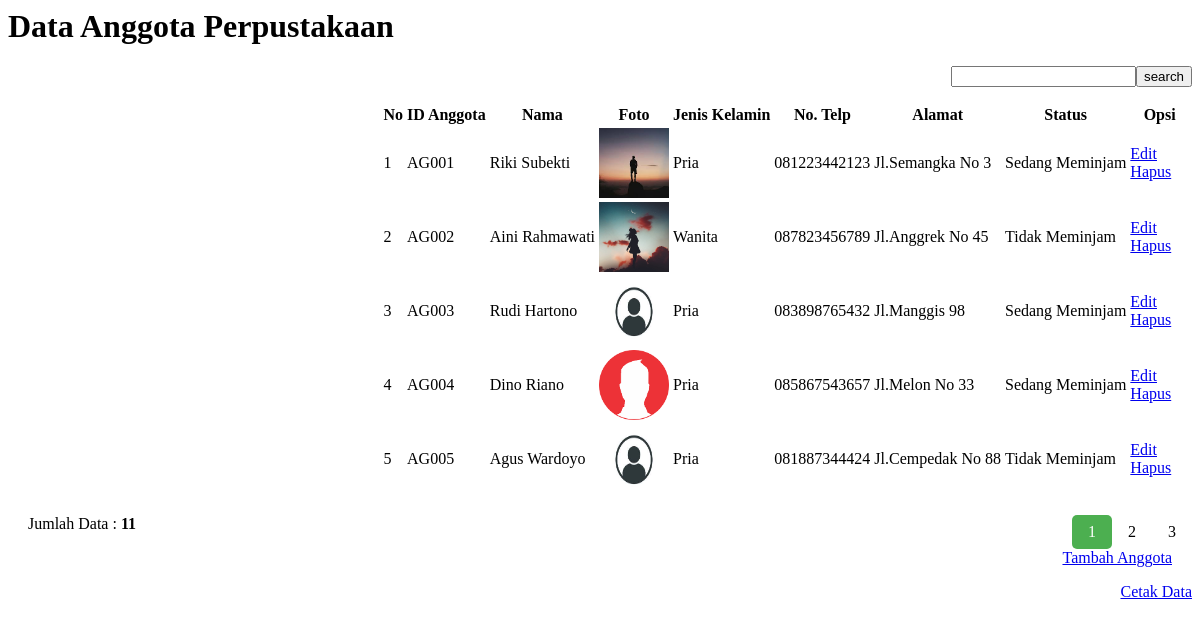
/pages/anggota.php, run on the app's committed database.
### tables this page shows
CREATE TABLE `tbanggota` (
  `idanggota` varchar(5) NOT NULL,
  `nama` varchar(30) NOT NULL,
  `jeniskelamin` varchar(10) NOT NULL,
  `no_telp` varchar(12) NOT NULL,
  `alamat` varchar(40) NOT NULL,
  `foto` varchar(100) NOT NULL,
  `status` varchar(20) NOT NULL
);

### pages/anggota.php (the view, shortened to what this page needs)
<div id="content">
	<div id="beranda-judul-data">
		<h1>Data Anggota Perpustakaan</h1>
	</div>
	<form class="form-inline" method="POST">
	<div align="right">
		<form method=post><input type="text" name="pencarian"><input type="submit" name="search" value="search" class="tombol"></form>
	</form>
	<table id="tabel-tampil">
		<tr>
			<th id="label-tampil-no">No</td>
			<th>ID Anggota</th>
			<th>Nama</th>
			<th>Foto</th>
			<th>Jenis Kelamin</th>
			<th>No. Telp</th>
			<th>Alamat</th>
			<th>Status</th>
			<th id="label-opsi">Opsi</th>
		</tr>
		<?php
		$batas = 5;
		extract($_GET);
		if(empty($hal)){
			$posisi = 0;
			$hal = 1;
			$nomor = 1;
		}
		else {
			$posisi = ($hal - 1) * $batas;
			$nomor = $posisi+1;
		}
		if($_SERVER['REQUEST_METHOD'] == "POST"){
			$pencarian = trim(mysqli_real_escape_string($db, $_POST['pencarian']));
			if($pencarian != ""){
				$sql = "SELECT * FROM tbanggota WHERE nama LIKE '%$pencarian%'
						OR idanggota LIKE '%$pencarian%'
						OR jeniskelamin LIKE '%$pencarian%'
						OR alamat LIKE '%$pencarian%'
						OR status LIKE '%$pencarian%'";
				$query = $sql;
				$queryJml = $sql;
			}
			else {
				$query = "SELECT * FROM tbanggota LIMIT $posisi, $batas";
				$queryJml = "SELECT * FROM tbanggota";
				$no = $posisi * 1;
			}
		}
		else {
			$query = "SELECT * FROM tbanggota LIMIT $posisi, $batas";
			$queryJml = "SELECT * FROM tbanggota";
		}
		$q_tampil_anggota = mysqli_query($db, $query);
		if(mysqli_num_rows($q_tampil_anggota)>0)
		{
		while($r_tampil_anggota=mysqli_fetch_array($q_tampil_anggota)){
			if(empty($r_tampil_anggota['foto'])or($r_tampil_anggota['foto']=='-'))
				$foto = "admin-no-photo.jpg";
			else
				$foto = $r_tampil_anggota['foto'];
		?>
		<tr>
			<td><?php echo $nomor; ?></td>
			<td><?php echo $r_tampil_anggota['idanggota']; ?></td>
			<td><?php echo $r_tampil_anggota['nama']; ?></td>
			<td><img src="images/<?php echo $foto; ?>" width=70px height=70px></td>
			<td><?php echo $r_tampil_anggota['jeniskelamin']; ?></td>
			<td><?php echo $r_tampil_anggota['no_telp']; ?></td>
			<td><?php echo $r_tampil_anggota['alamat']; ?></td>
			<td><?php echo $r_tampil_anggota['status']; ?></td>
			<td>
				<div class="tombol-opsi-container"><a href="index.php?p=anggota-edit&id=<?php echo $r_tampil_anggota['idanggota'];?>" class="tombol">Edit</a>&emsp;&emsp;</div>
				<div class="tombol-opsi-container"><a href="proses/anggota-hapus.php?id=<?php echo $r_tampil_anggota['idanggota']; ?>" onclick = "return confirm ('Apakah Anda Yakin Akan Menghapus Data Ini?')" class="tombol">Hapus</a></div>
			</td>
		</tr>
		<?php $nomor++; }
		}
		else {
			echo "<tr><td colspan=6>Data Tidak Ditemukan</td></tr>";
		}?>
	</table>
	<?php
	if(isset($_POST['pencarian'])){
	if($_POST['pencarian']!=''){
		echo "<div style=\"float:left;\">";
		$jml = mysqli_num_rows(mysqli_query($db, $queryJml));
		echo "Data Hasil Pencarian: <b>$jml</b>";
		echo "</div>";
	}
	}
	else{ ?>
		<br><div style="float: left;">
		&emsp; <?php
			$jml = mysqli_num_rows(mysqli_query($db, $queryJml));
			echo "Jumlah Data : <b>$jml</b>";
		?>
		</div>
		<div class="pagination">
			<?php
				$jml_hal = ceil($jml/$batas);
				for($i=1; $i<=$jml_hal; $i++){
					if($i != $hal){
						echo "<a href=\"?p=anggota&hal=$i\">$i</a>";
					}
					else {
						echo "<a class=\"active\">$i</a>";
					}
				}
			?>
		</div>
		&emsp;<p id="tombol-tambah-container2"><a href="index.php?p=anggota-input" class="tombol">Tambah Anggota</a>
		&emsp;<p id="tombol-tambah-container"><a href="pages/cetak.php" class="tombol">Cetak Data</a>
	<?php } ?>
</div>

### pages/anggota.php (style rules this page uses)
.pagination { display: flex; float: right; }
.pagination a { color: black; float: left; padding: 8px 16px; text-decoration: none; }
.pagination a.active { background-color: #4caf50; color: white; border-radius: 5px; }

### data on the page
tbanggota: idanggota "AG001", nama "Riki Subekti", foto (picture), jeniskelamin "Pria", no_telp "081223442123", alamat "Jl.Semangka No 3", status "Sedang Meminjam"
tbanggota: idanggota "AG002", nama "Aini Rahmawati", foto (picture), jeniskelamin "Wanita", no_telp "087823456789", alamat "Jl.Anggrek No 45", status "Tidak Meminjam"
tbanggota: idanggota "AG003", nama "Rudi Hartono", jeniskelamin "Pria", no_telp "083898765432", alamat "Jl.Manggis 98", status "Sedang Meminjam"
tbanggota: idanggota "AG004", nama "Dino Riano", foto (picture), jeniskelamin "Pria", no_telp "085867543657", alamat "Jl.Melon No 33", status "Sedang Meminjam"
tbanggota: idanggota "AG005", nama "Agus Wardoyo", jeniskelamin "Pria", no_telp "081887344424", alamat "Jl.Cempedak No 88", status "Tidak Meminjam"

### other printed values
$jml "11"
